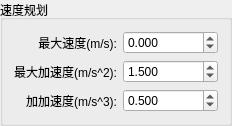
              <widget class="QGroupBox" name="groupBox_18">
               <property name="sizePolicy">
                <sizepolicy hsizetype="Preferred" vsizetype="Preferred">
                 <horstretch>0</horstretch>
                 <verstretch>0</verstretch>
                </sizepolicy>
               </property>
               <property name="title">
                <string>速度规划</string>
               </property>
               <layout class="QHBoxLayout" name="horizontalLayout_15">
                <item>
                 <layout class="QVBoxLayout" name="verticalLayout_8">
                  <item>
                   <widget class="QLabel" name="label_20">
                    <property name="text">
                     <string>最大速度(m/s):</string>
                    </property>
                    <property name="alignment">
                     <set>Qt::AlignRight|Qt::AlignTrailing|Qt::AlignVCenter</set>
                    </property>
                   </widget>
                  </item>
                  <item>
                   <widget class="QLabel" name="label_16">
                    <property name="sizePolicy">
                     <sizepolicy hsizetype="Preferred" vsizetype="Preferred">
                      <horstretch>0</horstretch>
                      <verstretch>0</verstretch>
                     </sizepolicy>
                    </property>
                    <property name="layoutDirection">
                     <enum>Qt::LeftToRight</enum>
                    </property>
                    <property name="text">
                     <string>最大加速度(m/s^2):</string>
                    </property>
                    <property name="alignment">
                     <set>Qt::AlignRight|Qt::AlignTrailing|Qt::AlignVCenter</set>
                    </property>
                   </widget>
                  </item>
                  <item>
                   <widget class="QLabel" name="label_17">
                    <property name="sizePolicy">
                     <sizepolicy hsizetype="Preferred" vsizetype="Preferred">
                      <horstretch>0</horstretch>
                      <verstretch>0</verstretch>
                     </sizepolicy>
                    </property>
                    <property name="layoutDirection">
                     <enum>Qt::LeftToRight</enum>
                    </property>
                    <property name="text">
                     <string>加加速度(m/s^3):</string>
                    </property>
                    <property name="alignment">
                     <set>Qt::AlignRight|Qt::AlignTrailing|Qt::AlignVCenter</set>
                    </property>
                   </widget>
                  </item>
                 </layout>
                </item>
                <item>
                 <layout class="QVBoxLayout" name="verticalLayout_48">
                  <item>
                   <widget class="QDoubleSpinBox" name="doubleSpinBox_max_v">
                    <property name="sizePolicy">
                     <sizepolicy hsizetype="Preferred" vsizetype="Fixed">
                      <horstretch>0</horstretch>
                      <verstretch>0</verstretch>
                     </sizepolicy>
                    </property>
                    <property name="decimals">
                     <number>3</number>
                    </property>
                    <property name="minimum">
                     <double>-99999999.000000000000000</double>
                    </property>
                    <property name="maximum">
                     <double>99999999.000000000000000</double>
                    </property>
                   </widget>
                  </item>
                  <item>
                   <widget class="QDoubleSpinBox" name="doubleSpinBox_max_acc">
                    <property name="sizePolicy">
                     <sizepolicy hsizetype="Preferred" vsizetype="Fixed">
                      <horstretch>0</horstretch>
                      <verstretch>0</verstretch>
                     </sizepolicy>
                    </property>
                    <property name="decimals">
                     <number>3</number>
                    </property>
                    <property name="minimum">
                     <double>-99999999.000000000000000</double>
                    </property>
                    <property name="maximum">
                     <double>99999999.000000000000000</double>
                    </property>
                    <property name="value">
                     <double>1.500000000000000</double>
                    </property>
                   </widget>
                  </item>
                  <item>
                   <widget class="QDoubleSpinBox" name="doubleSpinBox_jerk">
                    <property name="sizePolicy">
                     <sizepolicy hsizetype="Preferred" vsizetype="Fixed">
                      <horstretch>0</horstretch>
                      <verstretch>0</verstretch>
                     </sizepolicy>
                    </property>
                    <property name="decimals">
                     <number>3</number>
                    </property>
                    <property name="minimum">
                     <double>-99999999.000000000000000</double>
                    </property>
                    <property name="maximum">
                     <double>99999999.000000000000000</double>
                    </property>
                    <property name="value">
                     <double>0.500000000000000</double>
                    </property>
                   </widget>
                  </item>
                 </layout>
                </item>
               </layout>
              </widget>
